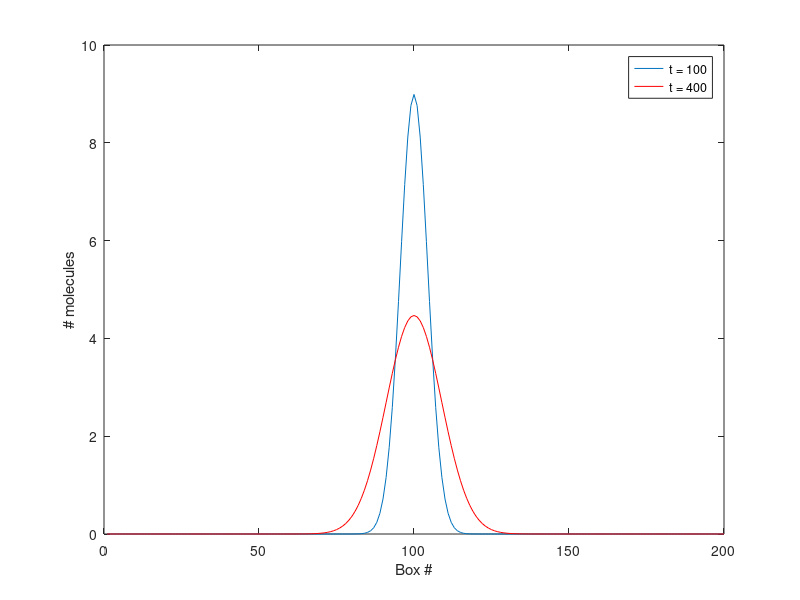

MATLAB code to generate this figure:
%Code from class sans text
%NOTE: For some reason, this produces a wave packet of huge amplitude
    %when done with dt >= ~1E-5

%model params
D = 10; %um^2/s (diffusion constant)
tTot = 1E-3; %s
L = 2; %length of cell in um
N0 = 100; %# molecules

%sim params
dt = 1E-6; %s
dx = 0.01; %um
k = D/(dx^2); %jumping rate const; let be uniform for all cells
M = L/dx;
N = zeros(ceil(tTot/dt),M); %# molecs at each point at each time
N(1,M/2) = N0;
for t=2:tTot/dt %time iterations, start at 2nd row (1st already defined)
    N(t,1) = N(t-1,1) + N(t-1,1+1)*k*dt - N(t-1,1)*k*dt; %1st space cell
    
    for x=2:M-1 %middle space
       N(t,x) = N(t-1,x) + N(t-1,x-1)*k*dt + N(t-1,x+1)*k*dt... 
            -2*N(t-1,x)*k*dt;
    end
    
    N(t,M) = N(t-1,M) + N(t-1,M-1)*k*dt - N(t-1,M)*k*dt; %last space cell
end

cell = 1:M;
plot(cell,N(100,:)) %plot ditr at t=100
xlabel('Box #')
ylabel('# molecules')

hold on %plot next thing on same graph
plot(cell,N(400,:),'-r') %plot ditr at t=400 in red
    %choose this t since you see avg displacement 2x at 4x the time in
    %diffusion
legend('t = 100','t = 400')